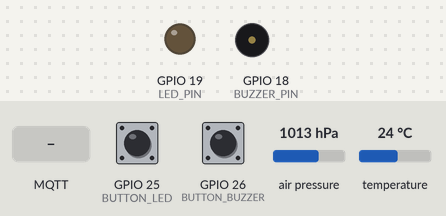
The sketch below on a simulated ESP32. Parts: output pins drawn as LEDs (lit = HIGH), buzzer (waves = sounding). The inputs (shaded band) are chosen by the test bench; at power-on: air pressure 1013 hPa, temperature 24 °C, GPIO 25 (BUTTON_LED) LOW, GPIO 26 (BUTTON_BUZZER) LOW. WiFi joins after 1.5 s; servers stay silent unless stated; no MQTT or app messages arrive unless stated; what the sketch prints to the serial monitor is not drawn.

Above: at 1.2 s.
1.3 s: air pressure set to 952 hPa
At 2.5 s:
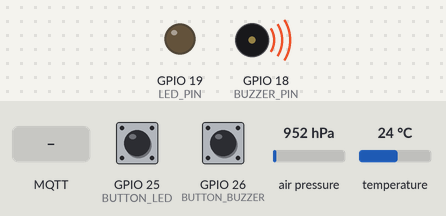
3.5 s: temperature set to 22.5 °C
5.2 s: temperature set to 21.4 °C
At 6.7 s:
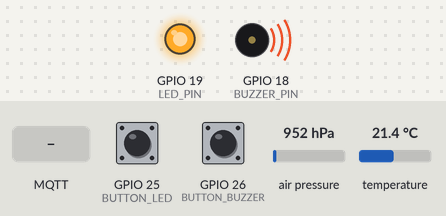
7.5 s: GPIO 25 (BUTTON_LED) pulled HIGH for 0.15 s
At 8.4 s:
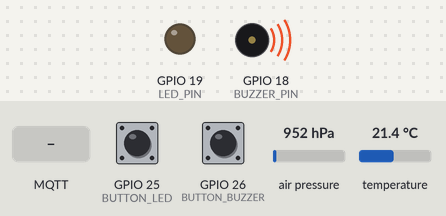
9.1 s: MQTT message "led_on" arrives on the first subscribed topic
At 12.5 s:
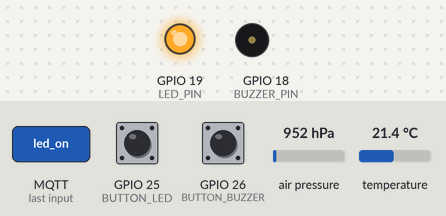
13.2 s: GPIO 25 (BUTTON_LED) pulled HIGH for 1 s
At 13.9 s:
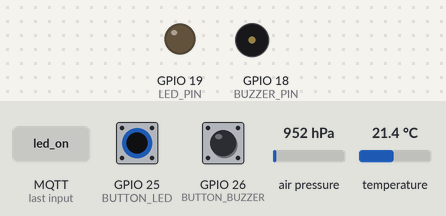
Timing chart, 0 to 16.2 s (numbered marks = the images above; inputs shaded):
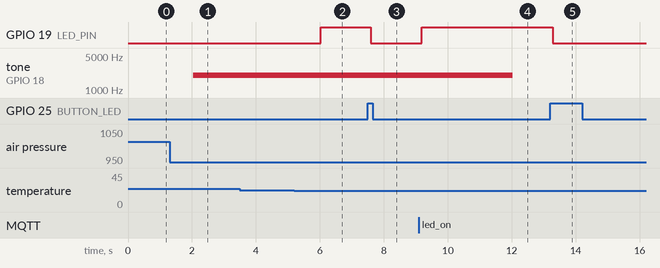

The sketch:

new.ino
```cpp
// =====================================================================
// RUNNER MONITOR - ESP32 + BMP180 + MQTT + FreeRTOS
// ---------------------------------------------------------------------
// Task truyen data  : Core 0 - WiFi, MQTT, doc "data Queue" -> gui broker
// Task doc data     : Core 1 - doc BMP180, in Serial, gui "data Queue" + "data Alert"
// Task canh bao     : Core 1 - doc "data Alert", dieu khien LED / coi
// Task nut nhan     : Core 1 - doc 2 nut vat ly, gui lenh vao hang doi lenh
//
// Canh bao (che do AUTO):
//   Nhiet do ngoai 22..30 C                         -> LED sang
//   Do cao (tinh tu ap suat) doi > 8 m trong 10 s   -> coi keu 10 s
//   Nut LED / web tat LED : tat LED cua canh bao nhiet do hien tai
//   Nut COI / web tat coi : tat coi cua canh bao do cao hien tai
//   LED tu sang lai khi nhiet do: ve binh thuong roi vuot nguong lai,
//     hoac doi phia (dang nong -> lanh, lanh -> nong),
//     hoac xau them >= 2 C so voi luc bam tat
//   Coi tu keu lai khi co lan thay doi do cao dot ngot moi
// Che do MANUAL: nut vat ly va nut web bat/tat truc tiep LED va coi.
//
// MQTT (khop voi runner_monitor_dashboard.html):
//   TOPIC_DATA (ESP32 -> web), JSON, retained:
//     {"t":26.12,"p":1012.35,"h":12.30,"led":1,"buzzer":0,"mode":"auto",
//      "alert":"TEMP_WARNING","alarmLed":1,"alarmBuzzer":0,"muteLed":0,"muteBuzzer":0}
//   TOPIC_CMD (web -> ESP32): led_on | led_off | buzzer_on | buzzer_off | auto | manual
// =====================================================================
#include <Arduino.h>
#include <WiFi.h>
#include <Wire.h>
#include <Adafruit_BMP085.h>
#include <PubSubClient.h>
#include <math.h>

// =======================
// 1. CAU HINH CHAN
// =======================
#define LED_PIN       19
#define BUZZER_PIN    18
#define BUTTON_LED    25      // dien tro keo xuong ngoai: nhan = HIGH
#define BUTTON_BUZZER 26
#define BMP_SDA       21
#define BMP_SCL       22
#define BUZZER_FREQ   2000

// =======================
// 2. WIFI + MQTT
// =======================
const char* WIFI_SSID   = "Wokwi-GUEST";
const char* WIFI_PASS   = "";
const char* MQTT_SERVER = "broker.emqx.io";
const uint16_t MQTT_PORT = 1883;

// Phai trung voi TOPIC_DATA / TOPIC_CMD trong file web
const char* TOPIC_DATA = "runner_truongduong_2026/data";
const char* TOPIC_CMD  = "runner_truongduong_2026/cmd";

// =======================
// 3. NGUONG CANH BAO
// =======================
// BMP180 do nhiet do MOI TRUONG, khong phai nhiet do co the runner.
const float TEMP_MIN = 22.0f;            // duoi nguong nay -> LED sang
const float TEMP_MAX = 30.0f;            // tren nguong nay -> LED sang
const float TEMP_REALERT_DELTA = 2.0f;   // da tat LED ma nhiet do xau them >= 2 C -> LED sang lai

const float    ALT_CHANGE_LIMIT = 8.0f;  // m
const uint8_t  ALT_WINDOW       = 10;    // so mau trong cua so (1 mau/giay = 10 s)
const uint32_t ALT_HOLD_MS      = 10000; // giu canh bao do cao 10 s

const float    SEA_LEVEL_PRESSURE_PA = 101325.0f;
const uint32_t SENSOR_PERIOD_MS = 1000;
const uint32_t BUTTON_PERIOD_MS = 10;
const uint32_t DEBOUNCE_MS      = 50;

// =======================
// 4. KIEU DU LIEU
// =======================
typedef struct { float t; float p; float h; } SensorData;   // -> data Queue
typedef struct { float t; float h; } AlertData;             // -> data Alert

typedef enum {
  CMD_LED_ON, CMD_LED_OFF, CMD_BUZ_ON, CMD_BUZ_OFF,          // tu web
  CMD_AUTO, CMD_MANUAL,                                      // tu web
  CMD_BTN_LED, CMD_BTN_BUZ                                   // tu nut vat ly
} Command;

typedef enum { AL_NORMAL, AL_TEMP_WARNING, AL_ALTITUDE, AL_TEMP_WARNING_ALT } AlertCode;
const char* ALERT_TEXT[] = { "NORMAL", "TEMP_WARNING", "ALTITUDE_CHANGE", "TEMP_WARNING_ALTITUDE" };

typedef struct {
  bool led; bool buzzer; bool autoMode;
  bool muteLed; bool muteBuz;          // AUTO: nguoi dung da tat LED / coi cua canh bao hien tai
  uint8_t alert;
  bool alarmLed; bool alarmBuz;        // dang co canh bao nhiet do / do cao
} Status;

// =======================
// 5. DOI TUONG FreeRTOS
// =======================
QueueHandle_t dataQueue;     // "data Queue"  : Task doc  -> Task truyen
QueueHandle_t alertQueue;    // "data Alert"  : Task doc  -> Task canh bao
QueueHandle_t cmdQueue;      // lenh          : web + nut -> Task canh bao
QueueHandle_t statusQueue;   // hop thu 1 o   : Task canh bao -> Task truyen, Task doc
SemaphoreHandle_t semWiFi;   // co nhi phan   : WiFi da co IP
SemaphoreHandle_t serialMutex;

Adafruit_BMP085 bmp;
WiFiClient wifiClient;
PubSubClient mqtt(wifiClient);
volatile bool mqttOnline = false;

const Status STATUS_INIT = { false, false, true, false, false, AL_NORMAL, false, false };

// =======================
// 6. SERIAL DUNG CHUNG (mutex)
// =======================
void logf(const char* fmt, ...) {
  char buf[160];
  va_list args;
  va_start(args, fmt);
  vsnprintf(buf, sizeof(buf), fmt, args);
  va_end(args);
  if (xSemaphoreTake(serialMutex, pdMS_TO_TICKS(100)) == pdTRUE) {
    Serial.println(buf);
    xSemaphoreGive(serialMutex);
  }
}

static bool khacNhau(const Status& a, const Status& b) {
  return a.led != b.led || a.buzzer != b.buzzer || a.autoMode != b.autoMode ||
         a.muteLed != b.muteLed || a.muteBuz != b.muteBuz ||
         a.alert != b.alert || a.alarmLed != b.alarmLed || a.alarmBuz != b.alarmBuz;
}

// =====================================================================
// TASK DOC DATA - Core 1, uu tien 2
// =====================================================================
void TaskDocData(void* pv) {
  bool ready = bmp.begin();
  TickType_t last = xTaskGetTickCount();

  for (;;) {
    if (!ready) {
      logf("[BMP180] Khong tim thay cam bien, thu lai sau 2 s");
      vTaskDelay(pdMS_TO_TICKS(2000));
      ready = bmp.begin();
      last = xTaskGetTickCount();
      continue;
    }

    SensorData d;
    d.t = bmp.readTemperature();
    int32_t pa = bmp.readPressure();
    if (!isfinite(d.t) || pa <= 0) {
      logf("[BMP180] Du lieu khong hop le!");
      vTaskDelayUntil(&last, pdMS_TO_TICKS(SENSOR_PERIOD_MS));
      continue;
    }
    d.p = pa / 100.0f;                                                     // hPa
    d.h = 44330.0f * (1.0f - powf(pa / SEA_LEVEL_PRESSURE_PA, 0.1903f));  // m

    // Du lieu canh bao (nhiet do + do cao) -> "data Alert"
    AlertData a = { d.t, d.h };
    xQueueSend(alertQueue, &a, 0);

    // Du lieu day du -> "data Queue"; day (mat mang) thi bo goi cu nhat
    if (xQueueSend(dataQueue, &d, 0) != pdTRUE) {
      SensorData old;
      xQueueReceive(dataQueue, &old, 0);
      xQueueSend(dataQueue, &d, 0);
    }

    // Hien thi Serial
    Status st = STATUS_INIT;
    xQueuePeek(statusQueue, &st, 0);
    if (xSemaphoreTake(serialMutex, pdMS_TO_TICKS(100)) == pdTRUE) {
      Serial.printf("\n========== RUNNER MONITOR ==========\n");
      Serial.printf("Nhiet do : %.2f C\n", d.t);
      Serial.printf("Ap suat  : %.2f hPa\n", d.p);
      Serial.printf("Do cao   : %.2f m\n", d.h);
      Serial.printf("Che do   : %s | LED: %s | Coi: %s\n",
                    st.autoMode ? "AUTO" : "MANUAL", st.led ? "ON" : "OFF", st.buzzer ? "ON" : "OFF");
      Serial.printf("Canh bao : %s\n", ALERT_TEXT[st.alert]);
      Serial.printf("WiFi: %s | MQTT: %s\n",
                    WiFi.status() == WL_CONNECTED ? "CONNECTED" : "DISCONNECTED",
                    mqttOnline ? "CONNECTED" : "DISCONNECTED");
      Serial.printf("====================================\n");
      xSemaphoreGive(serialMutex);
    }

    vTaskDelayUntil(&last, pdMS_TO_TICKS(SENSOR_PERIOD_MS));
  }
}

// =====================================================================
// TASK NUT NHAN - Core 1, uu tien 2 (chong doi phim, gui lenh vao cmdQueue)
// =====================================================================
void TaskNutNhan(void* pv) {
  const uint8_t pins[2] = { BUTTON_LED, BUTTON_BUZZER };
  const Command cmds[2] = { CMD_BTN_LED, CMD_BTN_BUZ };
  bool stable[2], lastRead[2];
  TickType_t changed[2];
  for (int i = 0; i < 2; i++) {
    stable[i] = lastRead[i] = digitalRead(pins[i]);
    changed[i] = xTaskGetTickCount();
  }

  for (;;) {
    TickType_t now = xTaskGetTickCount();
    for (int i = 0; i < 2; i++) {
      bool r = digitalRead(pins[i]);
      if (r != lastRead[i]) {
        lastRead[i] = r;
        changed[i] = now;
      } else if (r != stable[i] && (now - changed[i]) >= pdMS_TO_TICKS(DEBOUNCE_MS)) {
        stable[i] = r;
        if (r == HIGH) {                                     // canh nhan
          xQueueSend(cmdQueue, &cmds[i], 0);
          logf("[NUT] Nhan nut %s", i == 0 ? "LED" : "COI");
        }
      }
    }
    vTaskDelay(pdMS_TO_TICKS(BUTTON_PERIOD_MS));
  }
}

// =====================================================================
// TASK CANH BAO - Core 1, uu tien 3 (chu duy nhat cua LED va coi)
// =====================================================================
static void ganDauRa(bool led, bool buz) {
  static bool curLed = false, curBuz = false;
  if (led != curLed) { digitalWrite(LED_PIN, led ? HIGH : LOW); curLed = led; }
  if (buz != curBuz) { if (buz) tone(BUZZER_PIN, BUZZER_FREQ); else noTone(BUZZER_PIN); curBuz = buz; }
}

void TaskCanhBao(void* pv) {
  float hist[ALT_WINDOW];
  uint8_t nHist = 0, head = 0;
  float lastT = NAN;
  bool altActive = false;
  TickType_t altUntil = 0;

  bool autoMode = true;
  bool muteLed = false, muteBuz = false;   // AUTO: da tat LED/coi cua canh bao hien tai
  bool manLed = false, manBuz = false;     // MANUAL: trang thai do nguoi dung dat
  bool prevAlt = false;
  float muteT = NAN;        // nhiet do luc bam tat LED
  int8_t muteSide = 0;      // phia luc bam tat: +1 qua nong, -1 qua lanh

  Status st = STATUS_INIT;
  xQueueOverwrite(statusQueue, &st);

  for (;;) {
    // 1. Du lieu tu "data Alert" (cho toi da 50 ms de con xu ly lenh nhanh)
    AlertData a;
    bool suKienDoCao = false;
    if (xQueueReceive(alertQueue, &a, pdMS_TO_TICKS(50)) == pdTRUE) {
      lastT = a.t;
      // Do cao: so voi moi mau trong 10 s gan nhat
      float maxDiff = 0;
      for (uint8_t i = 0; i < nHist; i++) maxDiff = fmaxf(maxDiff, fabsf(a.h - hist[i]));
      if (nHist > 0 && maxDiff > ALT_CHANGE_LIMIT) {
        altActive = true;
        suKienDoCao = true;
        altUntil = xTaskGetTickCount() + pdMS_TO_TICKS(ALT_HOLD_MS);
        logf("[CANH BAO] Do cao thay doi %.1f m trong 10 s", maxDiff);
        nHist = 0; head = 0;                               // bat dau cua so moi tu muc hien tai
      }
      if (nHist < ALT_WINDOW) hist[nHist++] = a.h;
      else { hist[head] = a.h; head = (head + 1) % ALT_WINDOW; }
    }

    // 2. Xac dinh canh bao: nhiet do -> LED, do cao (ap suat) -> coi
    TickType_t now = xTaskGetTickCount();
    if (altActive && (int32_t)(now - altUntil) >= 0) altActive = false;
    bool tempAlarm = isfinite(lastT) && (lastT < TEMP_MIN || lastT > TEMP_MAX);
    int8_t side = !tempAlarm ? 0 : (lastT > TEMP_MAX ? 1 : -1);   // +1 nong, -1 lanh, 0 binh thuong
    bool altAlarm  = altActive;
    AlertCode code = (tempAlarm && altAlarm) ? AL_TEMP_WARNING_ALT
                   : altAlarm  ? AL_ALTITUDE
                   : tempAlarm ? AL_TEMP_WARNING : AL_NORMAL;

    // LED da bi tat: sang lai neu la mot truong hop nhiet do MOI
    if (muteLed) {
      bool doiPhia = (side != muteSide);                     // ve binh thuong, hoac nong <-> lanh
      bool xauHon  = (side == 1  && lastT >= muteT + TEMP_REALERT_DELTA) ||
                     (side == -1 && lastT <= muteT - TEMP_REALERT_DELTA);
      if (doiPhia || xauHon) {
        muteLed = false;
        if (tempAlarm) logf("[CANH BAO] Nhiet do %.1f C: truong hop moi -> LED sang lai", lastT);
      }
    }
    // Coi da bi tat: keu lai khi co lan doi do cao dot ngot moi (hoac canh bao vua het)
    if (altAlarm != prevAlt || suKienDoCao) muteBuz = false;
    prevAlt = altAlarm;

    // 3. Lenh tu web va nut vat ly
    // Ghi lai nhiet do va phia luc tat LED de biet khi nao la truong hop moi
    auto tatLed = [&]() { muteLed = true; muteT = lastT; muteSide = side; };

    Command c;
    while (xQueueReceive(cmdQueue, &c, 0) == pdTRUE) {
      switch (c) {
        case CMD_AUTO:    autoMode = true; muteLed = muteBuz = false; break;
        case CMD_MANUAL:  if (autoMode) { manLed = st.led; manBuz = st.buzzer; } autoMode = false; break;
        case CMD_LED_ON:  if (autoMode) muteLed = false; else manLed = true;  break;
        case CMD_LED_OFF: if (autoMode) tatLed();        else manLed = false; break;
        case CMD_BUZ_ON:  if (autoMode) muteBuz = false; else manBuz = true;  break;
        case CMD_BUZ_OFF: if (autoMode) muteBuz = true;  else manBuz = false; break;
        case CMD_BTN_LED: if (autoMode) { if (muteLed) muteLed = false; else tatLed(); } else manLed = !manLed; break;
        case CMD_BTN_BUZ: if (autoMode) muteBuz = !muteBuz; else manBuz = !manBuz; break;
      }
    }
    // Khong co canh bao thi khong co gi de "tat"
    if (!tempAlarm) muteLed = false;
    if (!altAlarm) muteBuz = false;

    // 4. Quyet dinh dau ra
    bool led, buz;
    if (autoMode) {
      led = tempAlarm && !muteLed;
      buz = altAlarm && !muteBuz;
    } else {
      led = manLed;
      buz = manBuz;
    }
    ganDauRa(led, buz);

    // 5. Bao trang thai moi vao hop thu cho Task truyen va Task doc
    Status moi = { led, buz, autoMode, autoMode && muteLed, autoMode && muteBuz, (uint8_t)code, tempAlarm, altAlarm };
    if (khacNhau(moi, st)) {
      st = moi;
      xQueueOverwrite(statusQueue, &st);
      logf("[CANH BAO] %s | %s | LED %s | COI %s", ALERT_TEXT[code],
           autoMode ? "AUTO" : "MANUAL", led ? "ON" : "OFF", buz ? "ON" : "OFF");
    }
  }
}

// =====================================================================
// TASK TRUYEN DATA - Core 0, uu tien 1
// =====================================================================
void onWiFiEvent(WiFiEvent_t event) {
  if (event == ARDUINO_EVENT_WIFI_STA_GOT_IP) {
    logf("[WiFi] Da ket noi, IP = %s", WiFi.localIP().toString().c_str());
    xSemaphoreGive(semWiFi);                                // gio co: WiFi san sang
  } else if (event == ARDUINO_EVENT_WIFI_STA_DISCONNECTED) {
    logf("[WiFi] Mat ket noi");
  }
}

// Chay ben trong mqtt.loop() cua Task truyen: chi chuyen lenh, khong cham LED/coi
void mqttCallback(char* topic, byte* payload, unsigned int length) {
  if (strcmp(topic, TOPIC_CMD) != 0) return;

  char msg[16];
  unsigned int n = 0;
  for (unsigned int i = 0; i < length && n < sizeof(msg) - 1; i++) {
    char ch = (char)payload[i];
    if (ch != ' ' && ch != '\r' && ch != '\n') msg[n++] = tolower(ch);
  }
  msg[n] = '\0';

  Command c;
  if      (strcmp(msg, "led_on") == 0)     c = CMD_LED_ON;
  else if (strcmp(msg, "led_off") == 0)    c = CMD_LED_OFF;
  else if (strcmp(msg, "buzzer_on") == 0)  c = CMD_BUZ_ON;
  else if (strcmp(msg, "buzzer_off") == 0) c = CMD_BUZ_OFF;
  else if (strcmp(msg, "auto") == 0)       c = CMD_AUTO;
  else if (strcmp(msg, "manual") == 0)     c = CMD_MANUAL;
  else { logf("[MQTT RX] Lenh khong hop le: %s", msg); return; }

  xQueueSend(cmdQueue, &c, 0);
  logf("[MQTT RX] Lenh: %s", msg);
}

bool ketNoiMQTT() {
  char clientId[40];
  snprintf(clientId, sizeof(clientId), "TruongDuongESP32-%08X", (uint32_t)ESP.getEfuseMac());
  logf("[MQTT] Dang ket noi EMQX...");
  if (mqtt.connect(clientId)) {
    mqtt.subscribe(TOPIC_CMD);
    logf("[MQTT] Connected!");
    return true;
  }
  logf("[MQTT] Loi, rc = %d, thu lai sau 5 s", mqtt.state());
  return false;
}

// Gop so do + trang thai thanh 1 ban tin JSON (retained: web mo sau van thay ngay)
void guiJSON(const SensorData& d, const Status& s) {
  char json[256];
  snprintf(json, sizeof(json),
           "{\"t\":%.2f,\"p\":%.2f,\"h\":%.2f,\"led\":%d,\"buzzer\":%d,\"mode\":\"%s\","
           "\"alert\":\"%s\",\"alarmLed\":%d,\"alarmBuzzer\":%d,\"muteLed\":%d,\"muteBuzzer\":%d}",
           d.t, d.p, d.h, s.led, s.buzzer, s.autoMode ? "auto" : "manual",
           ALERT_TEXT[s.alert], s.alarmLed, s.alarmBuz, s.muteLed, s.muteBuz);
  if (mqtt.publish(TOPIC_DATA, json, true)) logf("[MQTT TX] %s", json);
  else logf("[MQTT TX] Gui that bai");
}

void TaskTruyenData(void* pv) {
  WiFi.mode(WIFI_STA);
  WiFi.setAutoReconnect(true);
  WiFi.onEvent(onWiFiEvent);
  WiFi.begin(WIFI_SSID, WIFI_PASS);

  mqtt.setServer(MQTT_SERVER, MQTT_PORT);
  mqtt.setCallback(mqttCallback);
  mqtt.setBufferSize(512);
  mqtt.setKeepAlive(30);
  mqtt.setSocketTimeout(2);

  SensorData lastData;
  bool coData = false;
  Status daGui = STATUS_INIT;

  for (;;) {
    // "Ket noi WiFi, neu thanh cong..." : chua co WiFi thi nam cho co semWiFi
    if (WiFi.status() != WL_CONNECTED) {
      mqttOnline = false;
      xSemaphoreTake(semWiFi, pdMS_TO_TICKS(2000));
      continue;
    }
    if (!mqtt.connected()) {
      mqttOnline = false;
      if (!ketNoiMQTT()) { vTaskDelay(pdMS_TO_TICKS(5000)); continue; }
      mqttOnline = true;
    }

    mqtt.loop();                                          // giu ket noi + nhan lenh

    Status st = STATUS_INIT;
    xQueuePeek(statusQueue, &st, 0);

    // "...doc du lieu tu data Queue va gui len MQTT broker"
    SensorData d;
    if (xQueueReceive(dataQueue, &d, pdMS_TO_TICKS(50)) == pdTRUE) {
      lastData = d;
      coData = true;
      guiJSON(d, st);
      daGui = st;
    } else if (coData && khacNhau(st, daGui)) {
      // Trang thai doi (vd vua bam nut) ma chua toi chu ky doc: gui ngay de web phan hoi nhanh
      guiJSON(lastData, st);
      daGui = st;
    }
  }
}

// =====================================================================
// SETUP
// =====================================================================
void setup() {
  Serial.begin(115200);

  pinMode(LED_PIN, OUTPUT);
  pinMode(BUZZER_PIN, OUTPUT);
  digitalWrite(LED_PIN, LOW);
  pinMode(BUTTON_LED, INPUT);        // dien tro keo xuong ngoai theo mach
  pinMode(BUTTON_BUZZER, INPUT);
  Wire.begin(BMP_SDA, BMP_SCL);

  // Tao doi tuong giao tiep TRUOC khi tao task
  dataQueue   = xQueueCreate(5, sizeof(SensorData));
  alertQueue  = xQueueCreate(5, sizeof(AlertData));
  cmdQueue    = xQueueCreate(8, sizeof(Command));
  statusQueue = xQueueCreate(1, sizeof(Status));
  semWiFi     = xSemaphoreCreateBinary();
  serialMutex = xSemaphoreCreateMutex();

  Serial.println("RUNNER MONITOR (FreeRTOS) STARTING...");

  //                      ham             ten          stack tham so uu tien handle core
  xTaskCreatePinnedToCore(TaskCanhBao,    "CanhBao",    4096, NULL,   3,      NULL,  1);
  xTaskCreatePinnedToCore(TaskDocData,    "DocData",    4096, NULL,   2,      NULL,  1);
  xTaskCreatePinnedToCore(TaskNutNhan,    "NutNhan",    4096, NULL,   2,      NULL,  1);
  xTaskCreatePinnedToCore(TaskTruyenData, "TruyenData", 8192, NULL,   1,      NULL,  0);
}

void loop() {
  vTaskDelete(NULL);   // khong dung loopTask
}
```

Measured:
- the behaviour switches between 22 and 21.9 °C on temperature (found by bisection; images 1 and 2)
- after the input at 1.3 s, tone on GPIO 18 (BUZZER_PIN): silent → 2000 Hz after 0.74 s
- after the input at 3.5 s, every drawn part: stays the same
- after the input at 5.2 s, GPIO 19 (LED_PIN): LOW → HIGH after 0.83 s
- after the input at 7.5 s, GPIO 19 (LED_PIN): HIGH → LOW after 0.09 s
- after the input at 9.1 s, GPIO 19 (LED_PIN): LOW → HIGH after 0.08 s
- after the input at 13.2 s, GPIO 19 (LED_PIN): HIGH → LOW after 0.08 s
